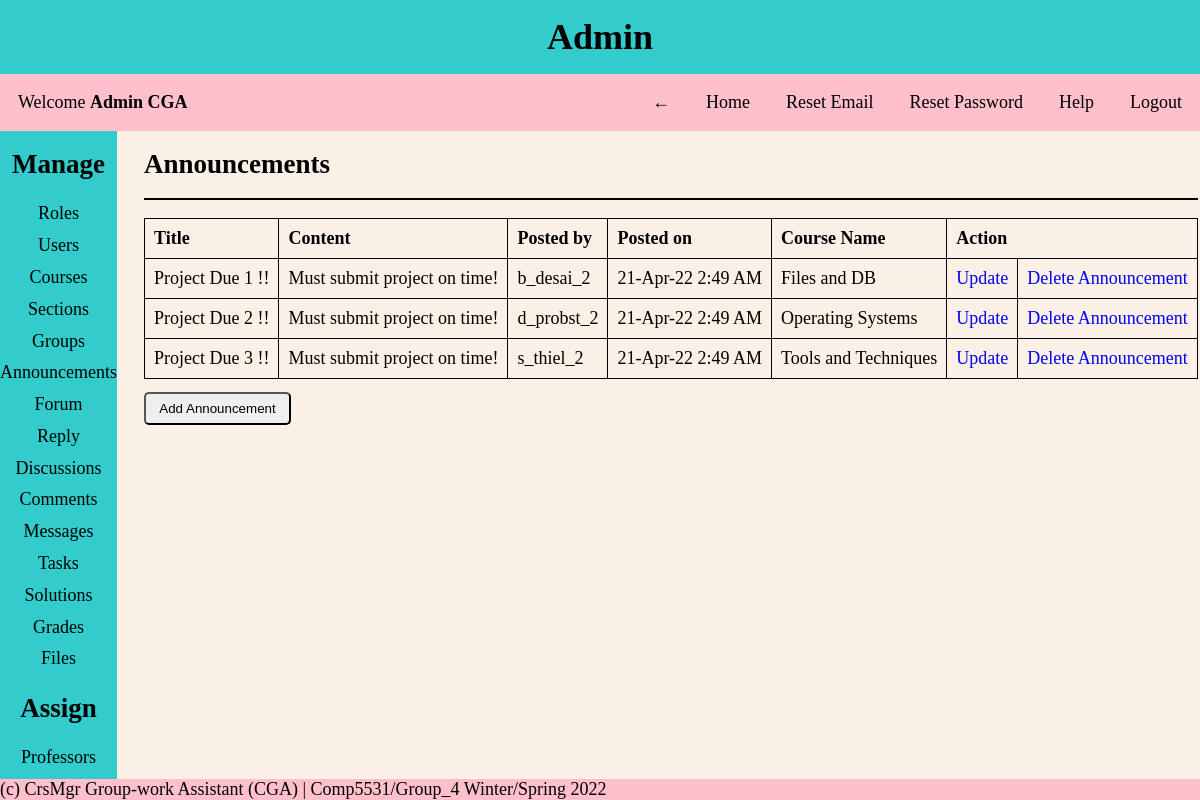
/pages/admin.php?page=announcements (signed in), run on an earlier commit of the app's database.
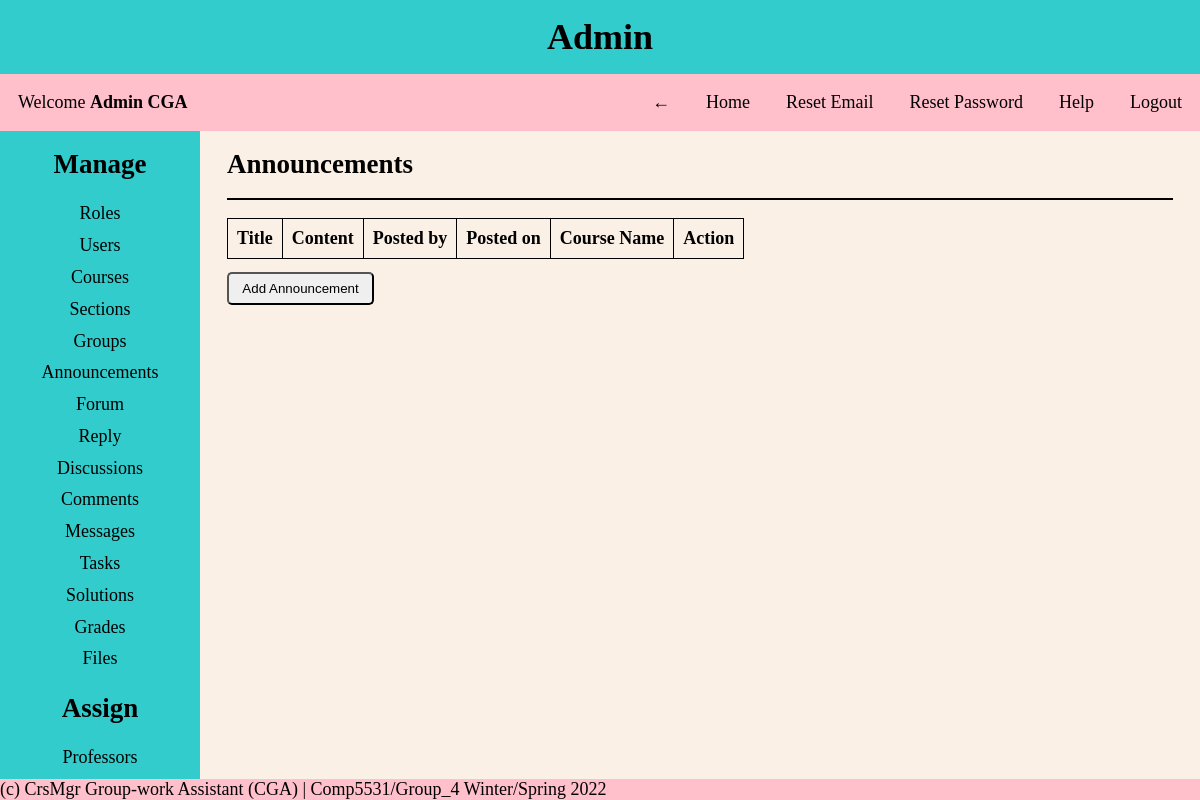
And on a later commit of the database.
### tables this page shows
CREATE TABLE Announcement
(
  announcement_id INT NOT NULL AUTO_INCREMENT PRIMARY KEY,
  announcement_title VARCHAR(255) NOT NULL,
  announcement_content VARCHAR(1024) NOT NULL,
  posted_by_uid INT NOT NULL,
  posted_on DATETIME DEFAULT CURRENT_TIMESTAMP,
  course_id INT NOT NULL,
  FOREIGN KEY (course_id) REFERENCES Course(course_id) ON DELETE CASCADE ON UPDATE CASCADE
);

CREATE TABLE Users
(
  user_id INT NOT NULL AUTO_INCREMENT PRIMARY KEY,
  first_name VARCHAR(30) NOT NULL,
  last_name VARCHAR(30) NOT NULL,
  dob DATE NOT NULL,
  email VARCHAR(30) NOT NULL UNIQUE,
  username VARCHAR(30) NOT NULL UNIQUE,
  password VARCHAR(30) NOT NULL,
  created_on DATETIME DEFAULT CURRENT_TIMESTAMP,
  first_login TINYINT NOT NULL,
  role_id INT NOT NULL,
  FOREIGN KEY (role_id) REFERENCES Roles(role_id)
);

CREATE TABLE Course
(
  course_id INT NOT NULL AUTO_INCREMENT PRIMARY KEY,
  course_name VARCHAR(30) NOT NULL UNIQUE,
  course_number INT NOT NULL UNIQUE
);

### helper/functions.php (called while the page is built, shortened)
<?php
function isAdmin()
{
    if (isset($_SESSION['role_id']) && $_SESSION['role_id'] == 1) {
        return true;
    }
    return false;
}
function isStudent()
{
    return false;
}
function date_convert($date)
{
    $date = strtotime($date);
    return date('d-M-y g:i A', $date);
}

### CRUD/announcements.php (the view, shortened to what this page needs)
<div class="content-body">
    <?php
    if (isAdmin()) {
        $query = "SELECT a.*, u.username, c.course_name FROM announcement as a
        JOIN users as u ON a.posted_by_uid = u.user_id
        JOIN course as c ON c.course_id = a.course_id
        ORDER BY announcement_id ASC";
    }
    $announcements = mysqli_query($conn, $query);
    ?>
    <h2>Announcements</h2>
    <hr>
    <table>
        <thead>
            <tr>
                <th>Title</th>
                <th>Content</th>
                <th>Posted by</th>
                <th>Posted on</th>
                <th>Course Name</th>
                <?php !isStudent() ? print '<th colspan="2">Action</th>' : ''; ?>
            </tr>
        </thead>
        <tbody>
            <?php
            foreach ($announcements as $row) {
                $id = $row['announcement_id'];
                $title = $row['announcement_title'];
                $content = $row['announcement_content'];
                $posted_by = $row['username'];
                $posted_on = date_convert($row['posted_on']);
                $course_name = $row['course_name'];
            ?>
                <tr>
                    <td><?= $title ?></td>
                    <td><?= $content ?></td>
                    <td><?= $posted_by ?></td>
                    <td><?= $posted_on ?></td>
                    <td><?= $course_name ?></td>
                    <?php if (!isStudent()) {
                        echo '<td><a href="?page=announcements&update_view=true&update_id=' . $id . '">Update</a></td>';
                        echo "<td><a href='?page=announcements&delete_id=" . $id . "' onclick='return confirm(&quot;Are you sure you want to delete? &quot;)'>Delete Announcement</a></td>";
                    } ?>
                </tr>
            <?php
            }
            ?>
        </tbody>
    </table>
    <?php if (!isStudent()) { ?>
        <a href="?page=announcements&add_view=true">
            <button>Add Announcement</button>
        </a>
    <?php } ?>
</div>

What changed in the data, as far as the page shows it:
removed announcement: announcement_title "Project Due 1 !!", announcement_content "Must submit project on time!", users.username "b_desai_2", posted_on "21-Apr-22 2:49 AM", course.course_name "Files and DB"
removed announcement: announcement_title "Project Due 2 !!", announcement_content "Must submit project on time!", users.username "d_probst_2", posted_on "21-Apr-22 2:49 AM", course.course_name "Operating Systems"
removed announcement: announcement_title "Project Due 3 !!", announcement_content "Must submit project on time!", users.username "s_thiel_2", posted_on "21-Apr-22 2:49 AM", course.course_name "Tools and Techniques"
